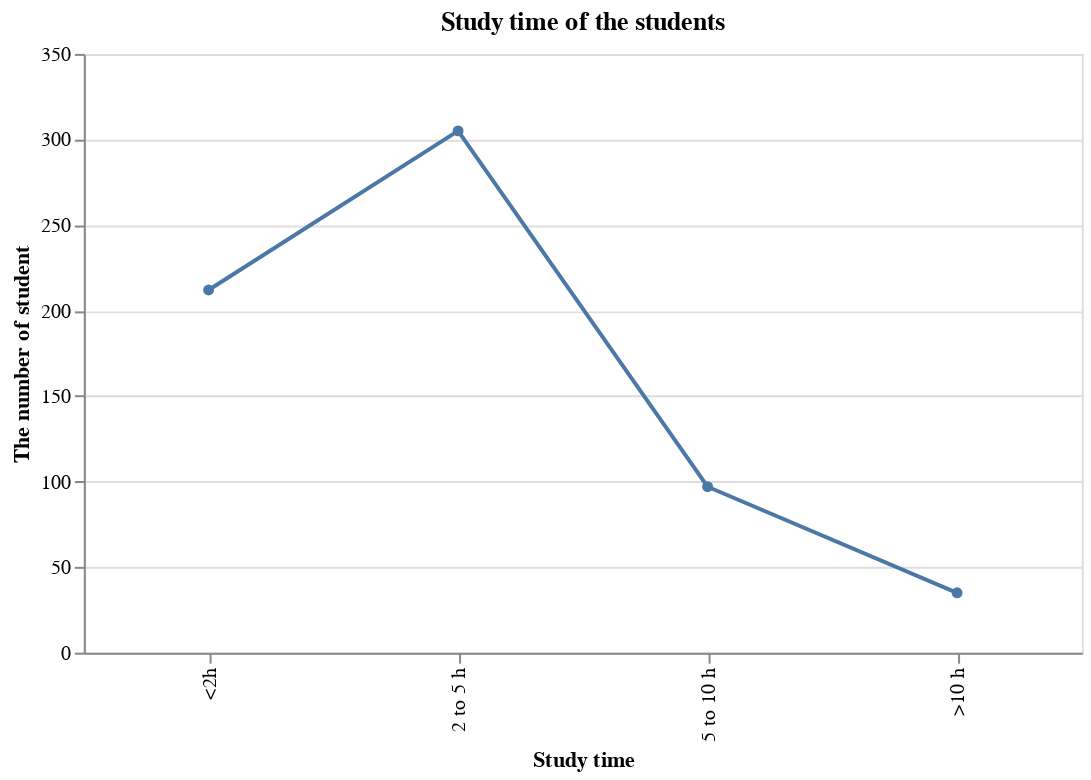

Write notebook code for a chart like this one.
### Code cell
alt.Chart(df, title="Study time of the students").mark_line(point=True).encode(
    alt.X('Study time:O',sort=[0,1,2,3]),
    alt.Y('The number of student:Q'),
).properties(
    width=500,
    height=300
)

### Figure 1 — Vega-Lite specification as saved in the notebook (floating-point values rounded to 4 significant figures)
{"config": {"view": {"continuousWidth": 400, "continuousHeight": 300}}, "data": {"name": "data-2138d8ba6e6c62efea5e39335c9145d6"}, "mark": {"type": "line", "point": true}, "encoding": {"x": {"type": "ordinal", "field": "Study time", "sort": [0, 1, 2, 3]}, "y": {"type": "quantitative", "field": "The number of student"}}, "height": 300, "title": "Study time of the students", "width": 500, "$schema": "https://vega.github.io/schema/vega-lite/v4.8.1.json", "datasets": {"data-2138d8ba6e6c62efea5e39335c9145d6": [{"Study time": "<2h", "Average grades": 10.84, "The number of student": 212}, {"Study time": "2 to 5 h", "Average grades": 12.09, "The number of student": 305}, {"Study time": "5 to 10 h", "Average grades": 13.23, "The number of student": 97}, {"Study time": ">10 h", "Average grades": 13.06, "The number of student": 35}]}}
